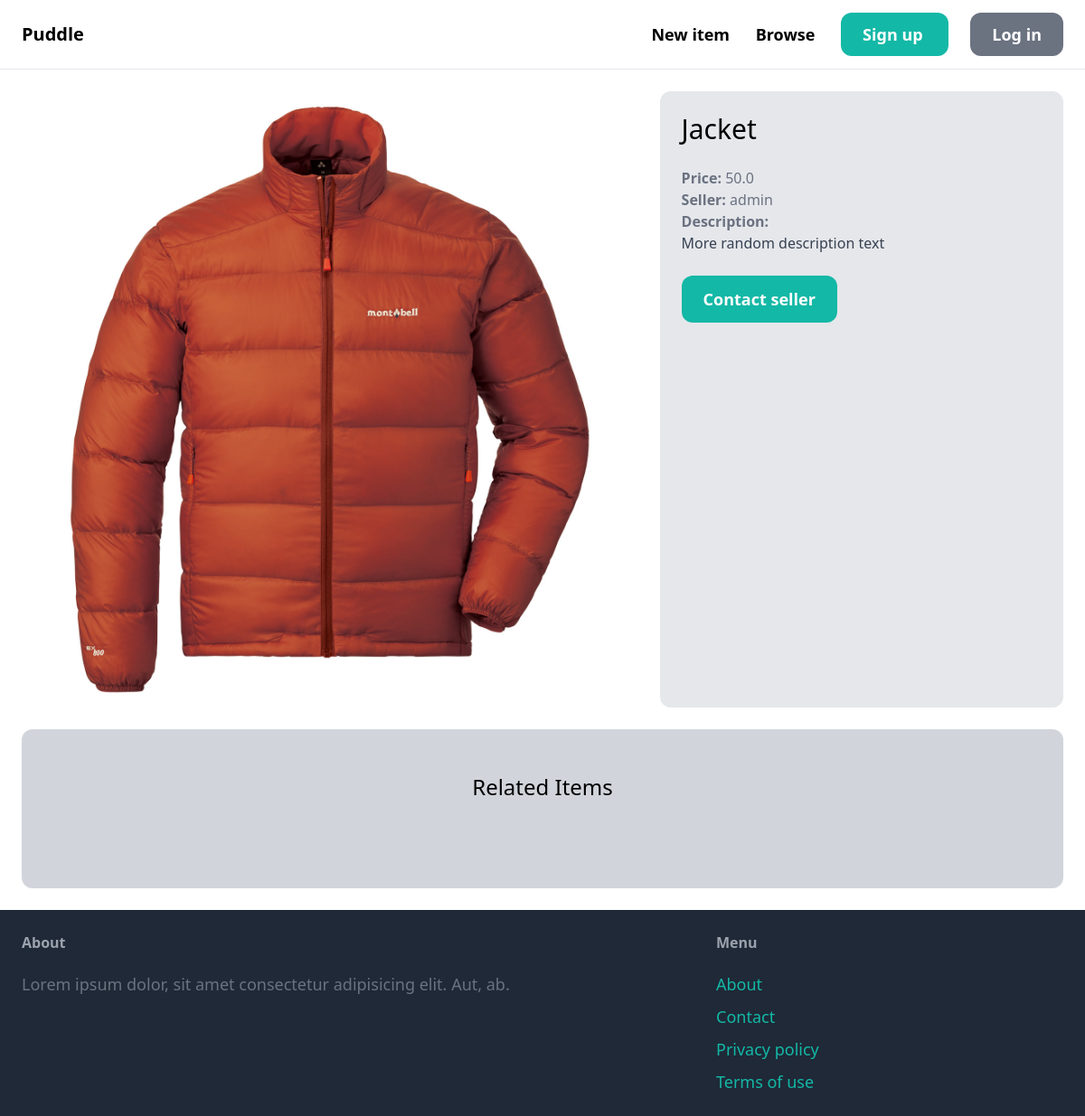
The app's page /items2/ with its own data.
### item/models.py (models this page shows, shortened)
class Item(models.Model):
    category = models.ForeignKey(Category, related_name='items', on_delete=models.CASCADE)
    name = models.CharField(max_length=255)
    description = models.TextField(blank=True, null=True)
    price = models.FloatField()
    image = models.ImageField(upload_to='item_images', blank=True, null=True)
    is_sold = models.BooleanField(default=False)
    created_by = models.ForeignKey(User, related_name='items', on_delete=models.CASCADE)
    created_at = models.DateTimeField(auto_now_add=True)

### item/views.py (the view)
# urls.py: path('<int:pk>/', views.detail, name='detail'),
def detail(request, pk):
    item = get_object_or_404(Item, pk=pk)
    related_items = Item.objects.filter(category=item.category, is_sold=False).exclude(pk=pk)[0:3]
    context = {
        'item': item,
        'related_items': related_items,
    }
    return render(request, 'item/detail.html', context)

### item/templates/item/detail.html (shortened to what this page needs)
{% extends 'core/base.html' %}
{% block content %}
<div class="grid grid-cols-5 gap-6">
    <div class="col-span-3">
        <img src="{{ item.image.url }}" alt="" class="rounded-xl">
    </div>
    <div class="col-span-2 p-6 bg-gray-200 rounded-xl">
        <h1 class="mb-6 text-3xl">{{ item.name }}</h1>
        <p class="text-gray-500"><strong>Price: </strong>{{ item.price }}</p>
        <p class="text-gray-500"><strong>Seller: </strong>{{ item.created_by.username }}</p>
        {% if item.description %}
        <p class="text-gray-700">
            <strong class="text-gray-500">Description:</strong><br>
            {{ item.description }}
        </p>
        {% endif %}
        <a href="#" class="inline-block mt-6 px-6 py-3 text-lg font-semibold bg-teal-500 text-white hover:bg-teal-700 rounded-xl">
            Contact seller
        </a>
    </div>
</div>
<div class="mt-6 px-6 py-12 bg-gray-300 rounded-xl">
    <h2 class="mb-12 text-2xl text-center">
        Related Items
    </h2>
</div>
{% endblock%}

### records on screen
Item: image (picture), name "Jacket", price "50.0", created_by.username "admin", description "More random description text"
